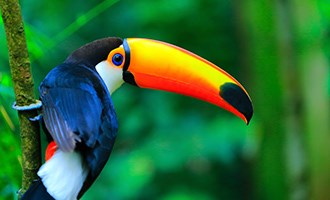
#> input picture BIRD.jpg, 330 x 200 px
$ python Img_in_diff_channels.py
#> lines starting #> are read from the running program, lines starting #| are printed output that depends on the picture
import cv2
import numpy as np
import matplotlib.pyplot as plt
# Reading and Displaying the Image
# Import the image
image = cv2.imread('BIRD.jpg', 1)
#> image is the input picture: shape (200, 330, 3); mean B, G, R 53.9, 108.2, 43.6
cv2.imshow('Image',image)
cv2.waitKey(0) #will display the window infinitely until any keypress


# Different Channels
B, G, R = cv2.split(image)
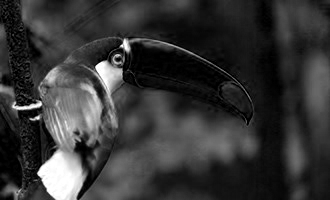
#> B: shape (200, 330); min 0, max 255, mean 53.9
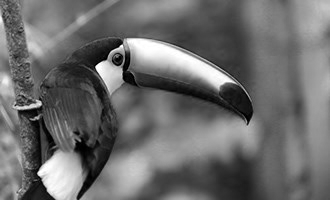
#> G: shape (200, 330); min 0, max 255, mean 108.2
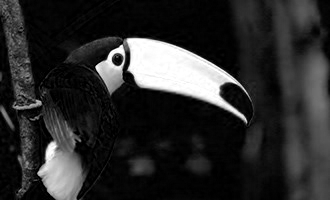
#> R: shape (200, 330); min 0, max 255, mean 43.6

cv2.imshow("original", image)


cv2.imshow("blue", B)


cv2.imshow("Green", G)


cv2.imshow("red", R)

cv2.waitKey(0)
cv2.destroyAllWindows()
